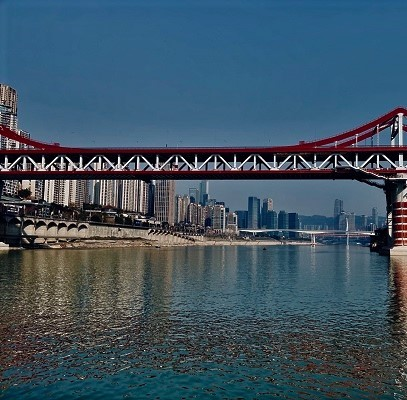
#> input picture test_4_1.jpg, 407 x 400 px
$ python main.py
#> lines starting #> are read from the running program, lines starting #| are printed output that depends on the picture
### utils.py
import numpy as np
import cv2


def cv_show(label, img):
    cv2.imshow(label, img)
    cv2.waitKey(0)
    cv2.destroyAllWindows()


# 拼接器
class Processor():

    #拼接函数
    # 由于是像素为单位，reprojThresh一般在1-10左右
    def process(self, images, r=0.75, reprojThresh=4.0):
        # 获取输入图片
        imgL, imgR = images
        # 检测左右两张图片的SIFT关键特征点，并计算特征描述子:(128*128*3通道)形状的特征集
        kpsR, kpsR_cords, featuresR = self.keyPoints_features(imgR)
        kpsL, kpsL_cords, featuresL = self.keyPoints_features(imgL)

        # 匹配两张图片的所有特征点，返回匹配结果
        rt = self.match_points(kpsR_cords, kpsL_cords, featuresR, featuresL, r, reprojThresh)

        # 如果返回结果为空，没有匹配成功的特征点，退出算法
        if rt is None:
            return None

        # 否则，提取匹配结果
        # PerTrans是3x3视角变换矩阵
        matches1to2, PerTrans = rt

        # 将右侧图片进行透视变换，stitch_result是变换后图片
        stitch_result = cv2.warpPerspective(imgR, PerTrans, (imgR.shape[1] + imgL.shape[1], imgR.shape[0]))
        for y in range(imgR.shape[1] + imgL.shape[1]):
            if stitch_result[0,y,0] != 0:
                left = y
                break
        right = imgL.shape[1]
        cv_show('Result_RightImg_PerspectiveTransformation', stitch_result)
        # 生成匹配图片
        stitch_result = self.optimize(imgL, stitch_result, left, right)
        match_result = self.draw_matches(imgR, imgL, kpsR, kpsL, matches1to2)
        # 返回结果
        return stitch_result, match_result


    def keyPoints_features(self, img):
        # SIFT描述子生成器
        sift = cv2.SIFT_create()

        # 获取SIFT得到的特征点、(128*128*3通道)形状的特征集
        key_points, features = sift.detectAndCompute(img, None)

        # 获取到特征点的坐标信息
        kps_cords = np.float32([k.pt for k in key_points])

        # 返回特征点集，特征点对应坐标集，及对应的描述特征
        return key_points, kps_cords, features

    def match_points(self, cords_A, cords_B, featuresA, featuresB, r, reprojThresh):
        # 实例化暴力匹配器
        matcher = cv2.BFMatcher()

        # 使用KNN检测来自A、B图的SIFT特征匹配对，K=2
        rawMatches = matcher.knnMatch(featuresA, featuresB, 2)

        matches = []
        matches1to2 = []
        for m in rawMatches:
            # 当最近距离跟次近距离的比值小于ratio值时，保留此匹配对
            if len(m) == 2 and m[0].distance < m[1].distance * r:
            # 存储两个点在featuresA, featuresB中的索引值
                matches.append((m[0].trainIdx, m[0].queryIdx))
                matches1to2.append([m[0]])

        # 当筛选后的匹配对大于4时，计算视角变换矩阵
        if len(matches) > 4:
            # 获取匹配对的点坐标
            ptsA = np.float32([cords_A[i] for (_, i) in matches])
            ptsB = np.float32([cords_B[i] for (i, _) in matches])

            # 计算视角变换矩阵
            # 输入ptsA是源数据点二维坐标，ptsB是目标数据点二维坐标
            # 由于采用RANSAC需要指定reprojThresh这个阈值，其含义是 将点对视为内点的最大允许重投影错误阈值
            PerTrans, _ = cv2.findHomography(ptsA, ptsB, cv2.RANSAC, reprojThresh)

            # 返回结果
            return matches1to2, PerTrans

        # 如果匹配对小于4时，返回None
        return None

    def draw_matches(self, imageA, imageB, kpsA, kpsB, matches1to2):
        vis = cv2.drawMatchesKnn(imageA, kpsA, imageB, kpsB, matches1to2[:min(len(matches1to2), 40)], None, flags=2)
        return vis

    def optimize(self, imgL, stitch_result, left, right):
        """
           left: 重合部分左边界
           right: 重合部分右边界
        - return: 完美拼接后的图
        """
        ovlp_width = right-left
        stitch_result[0:imgL.shape[0], 0:left] = imgL[:, 0:left]
        for y in range(left, right):
            # 由距离计算对应的权重
            alpha = (ovlp_width - (y - left)) / ovlp_width
            # 进行重叠部分的左图和右图相同位置的不同像素值的加权
            stitch_result[:, y, :] = alpha * imgL[:, y, :] + (1-alpha) * stitch_result[:, y, :]
        return stitch_result

### main.py
from utils import Processor
import cv2

# 验证尺度不变性
test_1 = ['test_2_1.jpg', 'test_2_2.jpg']

# 验证旋转不变性
test_2 = ['test_3_1.jpg', 'test_3_2.jpg']

# 验证亮度变化不变性
test_3 = ['test_4_1.jpg', 'test_4_2.jpg']
# 随便拍的两张图
test_4 = ['3.jpg', '4.jpg']
def main(test_set):

    imgL = cv2.imread(test_set[0])
#> imgL is the input picture: shape (400, 407, 3); mean B, G, R 98.1, 83.3, 62.5
    for img in test_set[1:]:
        imgR = cv2.imread(img)
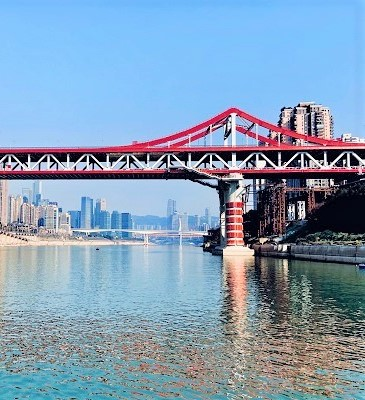
#> input picture test_4_2.jpg, 365 x 400 px
#> imgR is the input picture: shape (400, 365, 3); mean B, G, R 181, 156.2, 130.6
        # 把图片拼接成全景图
        processor = Processor()
        (stitch_result, match_result) = processor.process([imgL, imgR])
#> in keyPoints_features, `key_points, features = sift.detectAndCompute(img, None)`: key_points = 793 keypoints; strongest (x, y, size): (263, 181, 2.6), (325, 155, 2), (284, 180, 2.1), (234, 156, 3.1)
#> in keyPoints_features, `kps_cords = np.float32([k.pt for k in key_points])`: kps_cords = 793 pairs, first value 2.65 to 361.9, second value 103.4 to 396.9
#> in process, `kpsR, kpsR_cords, featuresR = self.keyPoints_features(imgR)`: kpsR has the same summary as key_points in keyPoints_features; kpsR_cords has the same summary as kps_cords in keyPoints_features
#> in keyPoints_features (call 2), `key_points, features = sift.detectAndCompute(img, None)`: key_points = 691 keypoints; strongest (x, y, size): (6, 159, 2.1), (125, 215, 2.4), (401, 157, 3.1), (25, 159, 2)
#> in process, `kpsL, kpsL_cords, featuresL = self.keyPoints_features(imgL)`: kpsL has the same summary as key_points in keyPoints_features; kpsL_cords = 691 pairs, first value 2.47 to 404.2, second value 107.2 to 392.7
#> in match_points, `rawMatches = matcher.knnMatch(featuresA, featuresB, 2)`: rawMatches = 793 matches
#> after the loop in match_points, `for m in rawMatches:`: matches = 122 pairs, first value 11 to 684, second value 3 to 634; matches1to2 = 122 matches
#> in match_points, `ptsA = np.float32([cords_A[i] for (_, i) in matches])`: ptsA = 122 pairs, first value 4.92 to 301.9, second value 114.6 to 392.7
#> in match_points, `ptsB = np.float32([cords_B[i] for (i, _) in matches])`: ptsB = 122 pairs, first value 5.94 to 401.7, second value 114.5 to 392.7
#> in match_points, `PerTrans, _ = cv2.findHomography(ptsA, ptsB, cv2.RANSAC, reprojThresh)`: PerTrans = [[1, 3.01e-05, 167], [0.000544, 0.999, 0.247], [1.14e-06, -2e-06, 1]]
#> in process, `matches1to2, PerTrans = rt`: matches1to2 = 122 matches
#> in process, `stitch_result = cv2.warpPerspective(imgR, PerTrans, (imgR.shape[1] + i..`:
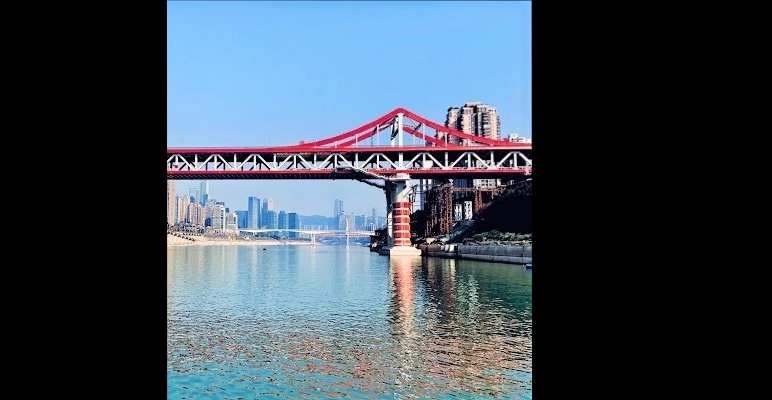
#> stitch_result: shape (400, 772, 3); mean B, G, R 85.5, 73.7, 61.7
#> in optimize, `stitch_result[0:imgL.shape[0], 0:left] = imgL[:, 0:left]`:
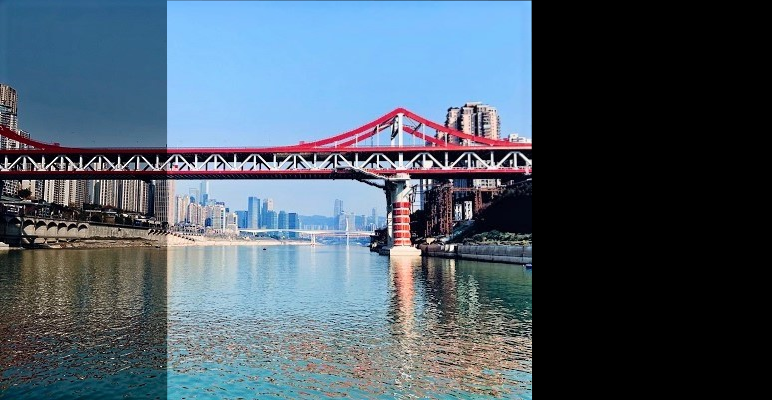
#> stitch_result: shape (400, 772, 3); mean B, G, R 105.5, 91.5, 76.2
#> after the loop in optimize, `for y in range(left, right):`:
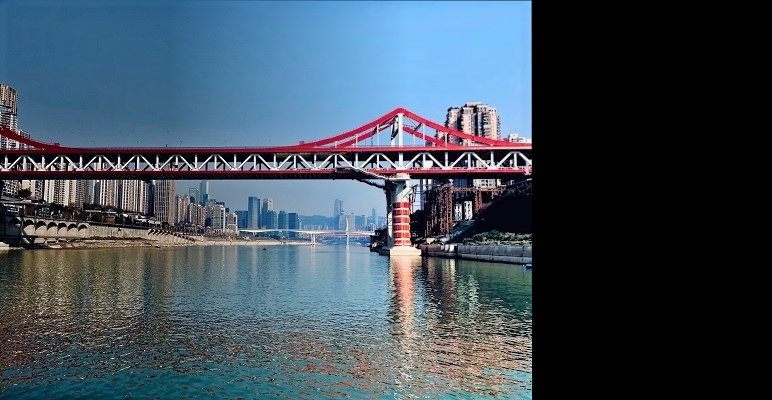
#> stitch_result: shape (400, 772, 3); mean B, G, R 89.9, 77.5, 63.3
#> in draw_matches, `vis = cv2.drawMatchesKnn(imageA, kpsA, imageB, kpsB, matches1to2[:min(..`:
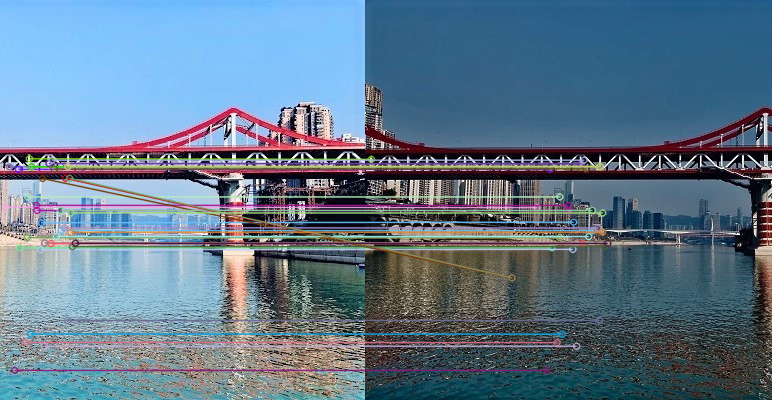
#> vis: shape (400, 772, 3); mean B, G, R 139.1, 119.6, 96.7
        imgL = stitch_result

        # 显示所有图片
        # cv2.imshow("Image A", imageA)
        # cv2.imshow("Image B", imageB)
        cv2.imshow("Keypoint Matches", match_result)
        cv2.imshow("Stitching Result", stitch_result)
        cv2.waitKey(0)
        cv2.destroyAllWindows()

if __name__ == '__main__':
    main(test_set=test_3)
